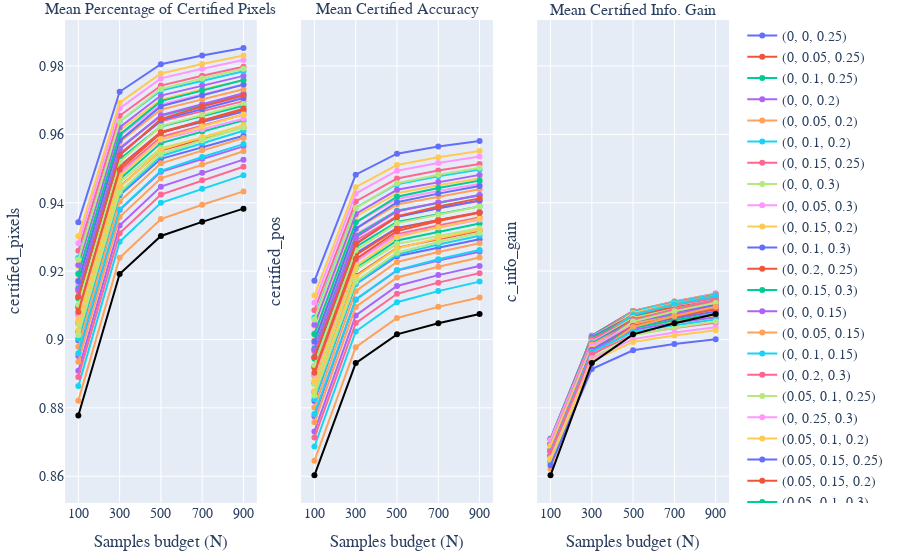

Source (notebook cell):
### Code cell
#  Graph different threshold functions
# choice: 
n0_choice = 20

x_axis_title = 'Samples budget (N)'
colors = ['#636EFA', '#EF553B', '#00CC96', '#AB63FA', '#FFA15A', '#19D3F3', '#FF6692', '#B6E880', '#FF97FF', '#FECB52']
ns = sorted(list(set(np.array(list(graph_dict.keys()))[:, 0])))
n0s = list(set(np.array(list(graph_dict.keys()))[:, 1]))
fs = list(compare_dict.keys()) + [None]

fig = make_subplots(rows=1, cols=3, shared_yaxes=True, subplot_titles=("Mean Percentage of Certified Pixels", 'Mean Certified Accuracy', 'Mean Certified Info. Gain'))
show_legend = True
row_i = 0
for col_i, g in enumerate(['certified_pixels', 'certified_pos', 'c_info_gain']):
    for idx, f in enumerate(fs):
        if f is None: h = 0; name = 'SegCertify'
        else: h=4;  name=f
        y_axis = []
        x_axis = []
        for n in ns:
            mean_g = graph_dict[(n, n0_choice, f, h)][g]/graph_dict[(n, n0_choice, f,  h)]['num_pixels']
            if g == 'c_info_gain': mean_g /= np.log(19)
            y_axis.append(mean_g)
            x_axis.append(n)
        

        fig.add_scatter(x=x_axis, y=y_axis, # text=y_axis, 
                        row=row_i+1, col=col_i+1, 
                        name=name, 
                        line_color=colors[idx%len(colors)] if h == 4 else 'black', 
                        line = dict( width=2), 
                        showlegend=show_legend, mode="lines+markers+text", textposition="top center" )


    fig.update_yaxes(title_text= g, row=row_i+1, col=col_i+1)
    show_legend = False
    fig.update_xaxes(title_text=x_axis_title, type='category', row=row_i+1, col=col_i+1)

# add SegCertify using n0=0.2

fig.update_layout(
margin=dict(l=20, r=20, t=20, b=20), font_family="Serif", font_size=14,
)
fig.show()
